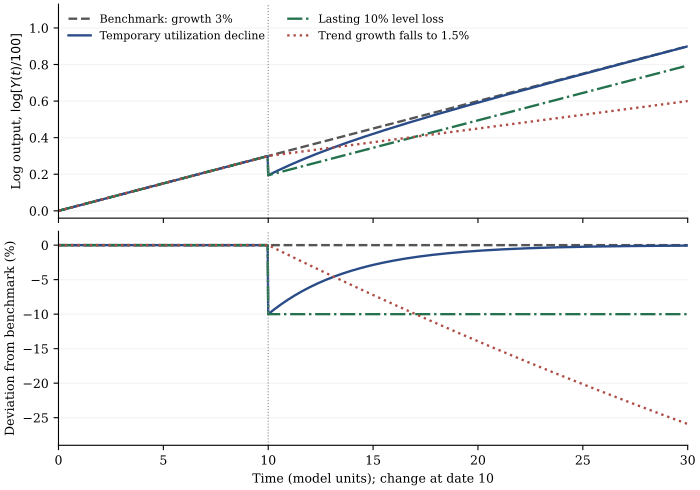

Recreate this plot in Python.
"""Constructed growth-synthesis paths, not empirical estimates.

Run from the repository root with the uv-managed environment:
    .venv/bin/python macro/images/growth_path_diagnosis.py
"""
from pathlib import Path
import os
import tempfile
os.environ.setdefault('MPLCONFIGDIR', str(Path(tempfile.gettempdir()) / 'notes-economics-mpl'))
import matplotlib
matplotlib.use('Agg')
import matplotlib.pyplot as plt
import numpy as np

plt.rcParams.update({'font.family': 'DejaVu Serif', 'font.size': 9,
                     'pdf.fonttype': 42, 'axes.spines.top': False,
                     'axes.spines.right': False})
t = np.linspace(0, 30, 1201)
elapsed = np.maximum(t - 10, 0)
after = t >= 10
benchmark = 100 * np.exp(0.03 * t)
# Baseline utilization is 0.90; capacity is benchmark / 0.90.
# At date 10, utilization falls to 0.81 and then recovers toward 0.90.
temporary = benchmark * np.where(after, 1 - 0.10 * np.exp(-elapsed / 4), 1)
level = benchmark * np.where(after, 0.90, 1)
slower = benchmark * np.exp(-0.015 * elapsed)

assert np.allclose(temporary[~after], benchmark[~after])
assert np.isclose(temporary[after][0] / benchmark[after][0], 0.90)
assert np.allclose(level[after] / benchmark[after], 0.90)
assert np.isclose(np.diff(np.log(slower))[-1] / np.diff(t)[-1], 0.015)
assert np.isclose(np.diff(np.log(level))[-1] / np.diff(t)[-1], 0.03)
assert temporary[-1] / benchmark[-1] > 0.999

series = [(benchmark, 'Benchmark: growth 3%', '#555555', '--'),
          (temporary, 'Temporary utilization decline', '#294b87', '-'),
          (level, 'Lasting 10% level loss', '#24724d', '-.'),
          (slower, 'Trend growth falls to 1.5%', '#ae4c45', ':')]
fig, axes = plt.subplots(2, 1, figsize=(7, 4.9), sharex=True, layout='constrained')
for y, label, color, style in series:
    axes[0].plot(t, np.log(y / 100), label=label, color=color, ls=style, lw=1.7)
    axes[1].plot(t, 100 * (y / benchmark - 1), color=color, ls=style, lw=1.7)
for ax in axes:
    ax.axvline(10, color='#888888', ls=':', lw=0.8)
    ax.set_xlim(0, 30)
    ax.grid(axis='y', alpha=0.15)
axes[0].set_ylabel(r'Log output, $\log[Y(t)/100]$')
axes[0].set_ylim(-0.04, 1.13)
axes[0].legend(frameon=False, ncol=2, loc='upper left', fontsize=8)
axes[1].set_ylabel('Deviation from benchmark (%)')
axes[1].set_xlabel('Time (model units); change at date 10')
axes[1].set_ylim(-29, 2)
fig.savefig(Path(__file__).with_suffix('.pdf'), metadata={'CreationDate': None, 'ModDate': None})
plt.close(fig)
print('PASS constructed path checks; generated growth_path_diagnosis.pdf')
